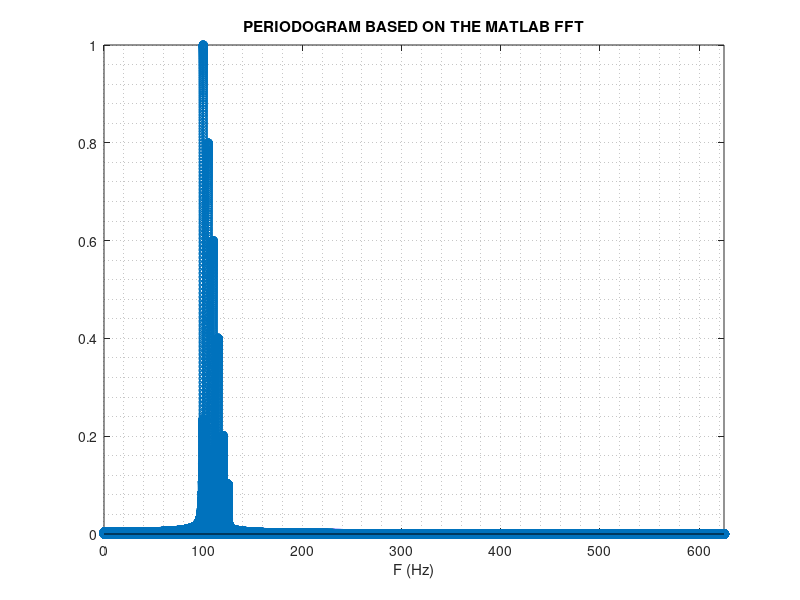

Source code (MATLAB):
%% PRACTICE 8.6. Obtaining the spectral amplitude associated with a given frequency

clc; close all; clear all;
duration = 5;
Fmax = 125;
Fs = 10 * Fmax;
Ts = 1 / Fs;
% Time base:
t = Ts:Ts:duration;
% Sampled signal
xn = 1*sin(2*pi*100*t) + 0.8*sin(2*pi*105*t) + ...
     0.6*sin(2*pi*110*t) + 0.4*sin(2*pi*115*t) + ...
     0.2*sin(2*pi*120*t) + 0.1*sin(2*pi*125*t);
% Time-domain plot:
plot(t, xn)
title('Discretized signal'), xlabel('t (seconds)')
%% Frequency domain:
N = length(xn);
nFFT = 2^ceil(log2(N)) * 128; % nFFT computation
% Apply MATLAB FFT
Xn1 = fft(xn, nFFT);
% Magnitude of the complex values (periodogram)
periodogram = abs(Xn1);
normalized_periodogram = periodogram / max(periodogram);
% Frequency axis computation: same number of points as the periodogram, from 0 to Fs:
f = linspace(0, Fs, nFFT);
% Plot with both axes:
stem(f, normalized_periodogram);
axis([0 Fs/2 0 max(normalized_periodogram)])
title('PERIODOGRAM BASED ON THE MATLAB FFT'), xlabel('F (Hz)'), grid minor
%% Pmax, the index where it occurs, and the corresponding frequency (Fmax):
[Pmax, index] = max(normalized_periodogram); % Returns the maximum value and its index in the vector.
Fmax_detected = f(index); % Look up that index in the frequency vector.
%% Reverse lookup: given Fo, compute the corresponding vertical-axis value:
Fo = 98;
horizontal_axis_index_Fo = floor(Fo * nFFT / Fs); % floor did not work well
vertical_axis_value = normalized_periodogram(horizontal_axis_index_Fo);
